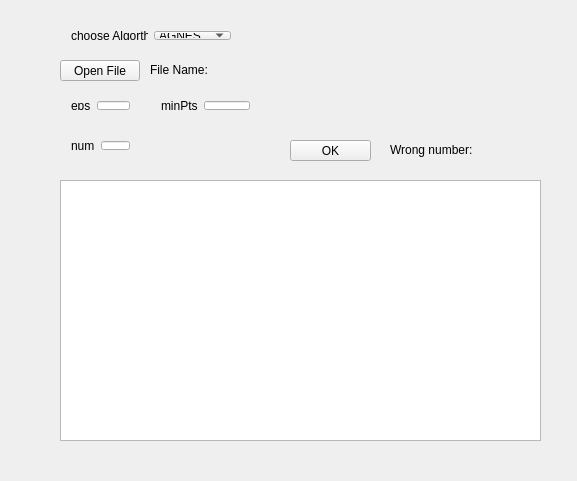
<?xml version="1.0" encoding="UTF-8"?>
<ui version="4.0">
 <class>Widget</class>
 <widget class="QWidget" name="Widget">
  <property name="geometry">
   <rect>
    <x>0</x>
    <y>0</y>
    <width>577</width>
    <height>481</height>
   </rect>
  </property>
  <property name="windowTitle">
   <string>Widget</string>
  </property>
  <widget class="QWidget" name="horizontalLayoutWidget">
   <property name="geometry">
    <rect>
     <x>60</x>
     <y>90</y>
     <width>81</width>
     <height>31</height>
    </rect>
   </property>
   <layout class="QHBoxLayout" name="horizontalLayout_eps">
    <item>
     <widget class="QLabel" name="label_eps">
      <property name="text">
       <string>eps</string>
      </property>
     </widget>
    </item>
    <item>
     <widget class="QLineEdit" name="lineEdit_eps"/>
    </item>
   </layout>
  </widget>
  <widget class="QWidget" name="horizontalLayoutWidget_2">
   <property name="geometry">
    <rect>
     <x>150</x>
     <y>90</y>
     <width>111</width>
     <height>31</height>
    </rect>
   </property>
   <layout class="QHBoxLayout" name="horizontalLayout_minPts">
    <item>
     <widget class="QLabel" name="label_minPts">
      <property name="text">
       <string>minPts</string>
      </property>
     </widget>
    </item>
    <item>
     <widget class="QLineEdit" name="lineEdit_minPts"/>
    </item>
   </layout>
  </widget>
  <widget class="QTextEdit" name="textEdit_display">
   <property name="geometry">
    <rect>
     <x>60</x>
     <y>180</y>
     <width>481</width>
     <height>261</height>
    </rect>
   </property>
  </widget>
  <widget class="QPushButton" name="pushButton">
   <property name="geometry">
    <rect>
     <x>290</x>
     <y>140</y>
     <width>81</width>
     <height>21</height>
    </rect>
   </property>
   <property name="text">
    <string>OK</string>
   </property>
  </widget>
  <widget class="QLabel" name="label_wrongNum">
   <property name="geometry">
    <rect>
     <x>390</x>
     <y>140</y>
     <width>131</width>
     <height>20</height>
    </rect>
   </property>
   <property name="text">
    <string>Wrong number:</string>
   </property>
  </widget>
  <widget class="QPushButton" name="pushButton_openFile">
   <property name="geometry">
    <rect>
     <x>60</x>
     <y>60</y>
     <width>80</width>
     <height>21</height>
    </rect>
   </property>
   <property name="text">
    <string>Open File</string>
   </property>
  </widget>
  <widget class="QLabel" name="label_fileName">
   <property name="geometry">
    <rect>
     <x>150</x>
     <y>60</y>
     <width>381</width>
     <height>20</height>
    </rect>
   </property>
   <property name="text">
    <string>File Name:</string>
   </property>
  </widget>
  <widget class="QWidget" name="horizontalLayoutWidget_3">
   <property name="geometry">
    <rect>
     <x>60</x>
     <y>20</y>
     <width>182</width>
     <height>31</height>
    </rect>
   </property>
   <layout class="QHBoxLayout" name="horizontalLayout_algorithim">
    <item>
     <widget class="QLabel" name="label_algorithim">
      <property name="text">
       <string>choose Algorthim</string>
      </property>
     </widget>
    </item>
    <item>
     <widget class="QComboBox" name="comboBox_algor">
      <item>
       <property name="text">
        <string>AGNES</string>
       </property>
      </item>
      <item>
       <property name="text">
        <string>DBSCAN</string>
       </property>
      </item>
      <item>
       <property name="text">
        <string>DIANA</string>
       </property>
      </item>
     </widget>
    </item>
   </layout>
  </widget>
  <widget class="QWidget" name="horizontalLayoutWidget_4">
   <property name="geometry">
    <rect>
     <x>60</x>
     <y>130</y>
     <width>81</width>
     <height>31</height>
    </rect>
   </property>
   <layout class="QHBoxLayout" name="horizontalLayout">
    <item>
     <widget class="QLabel" name="label">
      <property name="text">
       <string>num</string>
      </property>
     </widget>
    </item>
    <item>
     <widget class="QLineEdit" name="lineEdit_num"/>
    </item>
   </layout>
  </widget>
 </widget>
 <layoutdefault spacing="6" margin="11"/>
 <resources/>
 <connections/>
</ui>
